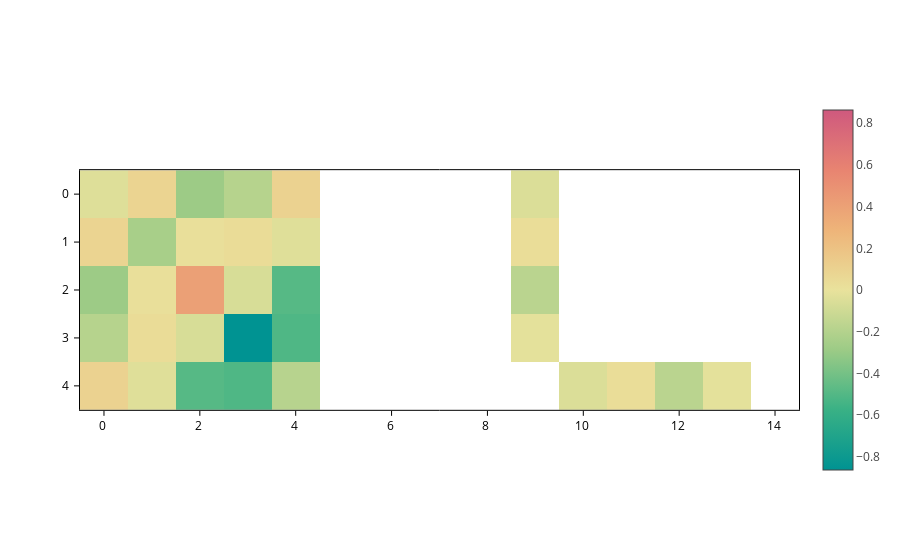

The cell this chart's notebook holds for it:
### Markdown cell above
If you want the text to go away, set the `text` input to `None`:

### Code cell
plot.update_inputs(text=None)

### Figure 1 — Plotly figure (JSON) as saved in the notebook; plotly's stock layout.template omitted (floating-point values rounded to 4 significant figures)
{"data": [{"coloraxis": "coloraxis", "meta": {}, "opacity": 1, "textfont": {"color": "blue", "family": "times", "size": 15}, "type": "heatmap", "z": [[-0.04066, 0.0871, -0.2838, -0.191, 0.1016, NaN, NaN, NaN, NaN, -0.05263, NaN, NaN, NaN, NaN, NaN], [0.0871, -0.2421, 0.02014, 0.03938, -0.03807, NaN, NaN, NaN, NaN, 0.02922, NaN, NaN, NaN, NaN, NaN], [-0.2838, 0.02014, 0.4106, -0.06766, -0.4913, NaN, NaN, NaN, NaN, -0.1757, NaN, NaN, NaN, NaN, NaN], [-0.191, 0.03938, -0.06766, -0.8634, -0.5102, NaN, NaN, NaN, NaN, -0.01763, NaN, NaN, NaN, NaN, NaN], [0.1016, -0.03807, -0.4913, -0.5102, -0.1873, NaN, NaN, NaN, NaN, NaN, -0.05263, 0.02922, -0.1757, -0.01763, NaN]], "zsmooth": false}], "layout": {"coloraxis": {"cmid": 0, "colorscale": [[0.0, "rgb(0, 147, 146)"], [0.1667, "rgb(57, 177, 133)"], [0.3333, "rgb(156, 203, 134)"], [0.5, "rgb(233, 226, 156)"], [0.6667, "rgb(238, 180, 121)"], [0.8333, "rgb(232, 132, 113)"], [1.0, "rgb(207, 89, 126)"]], "showscale": true}, "scene": {"aspectmode": "data", "xaxis": {"range": [-0.5, 14.5]}, "yaxis": {"range": [4.5, -0.5]}}, "xaxis": {"constrain": "domain", "range": [-0.5, 14.5], "scaleanchor": "y", "scaleratio": 1}, "yaxis": {"constrain": "domain", "range": [4.5, -0.5]}}}
